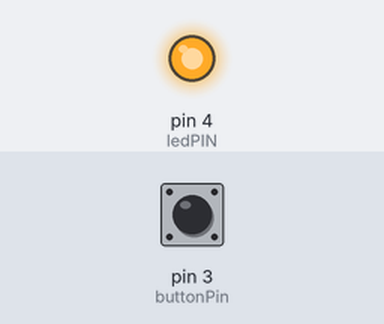
Bench run of a sketch on a simulated Arduino Uno, built with avr-gcc and run on an emulated ATmega328P. Parts: output pins drawn as LEDs (lit = HIGH). The test bench sets the inputs (shaded band); at power-on: pin 3 (buttonPin) LOW. No radio packets arrive unless stated; what the sketch prints to the serial monitor is not drawn.

Above: at 0.1 s.
Timing chart, 0 to 1.6 s (numbered marks = the images above):
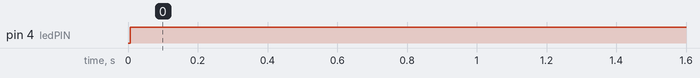

The sketch:

TransmitterWorking.ino
```cpp
// include serial and radio libraries
#include <SPI.h>
#include <nRF24L01.h>
#include <RF24.h>

// radio pins and constructor
int ce_pin = 7;
int csn_pin = 8;
RF24 radio(ce_pin, csn_pin);

// to store output of RF24.write(): true if received acknowledgement of transmisison, false otherwise
bool success;

// button pin, light pin; var to store output of digitalRead() of button
int buttonPin = 3;
int ledPIN = 4;
int buttonState;

// address matches receiver
const byte address[6] = "00001";

void setup() {
  // baud rate 9600
  Serial.begin(9600);
  // set button pin input and led pin output; transmitter pins handled automatically by library
  pinMode(buttonPin, INPUT);
  pinMode(ledPIN, OUTPUT);
  // set up radio; address 00001, automatically writes to pipe 0, power level minimum, set as transmitter
  radio.begin();
  radio.openWritingPipe(address);
  radio.setPALevel(RF24_PA_MIN);
  radio.stopListening();
}

void loop() {
  // read button input pin; HIGH if pressed, LOW otherwise
  buttonState = digitalRead(buttonPin);
  Serial.print("button state: ");
  Serial.println(buttonState);
  // send value of "buttonState" int; set bool "success" to true if receive acknowledgement, false otherwise
  success = radio.write(&buttonState, sizeof(buttonState));
  // if received acknowledgement, light up LED, otherwise turn off
  if (success) {
    digitalWrite(ledPIN, HIGH);
  } else {
    digitalWrite(ledPIN, LOW);
  }
  Serial.println(success);
  // wait 0.1 seconds to allow transceivers time to communicate & prevent overloading board
  delay(100);
}
```

Measured:
- by itself, pin 4 (ledPIN): LOW → HIGH at 0.01 s
